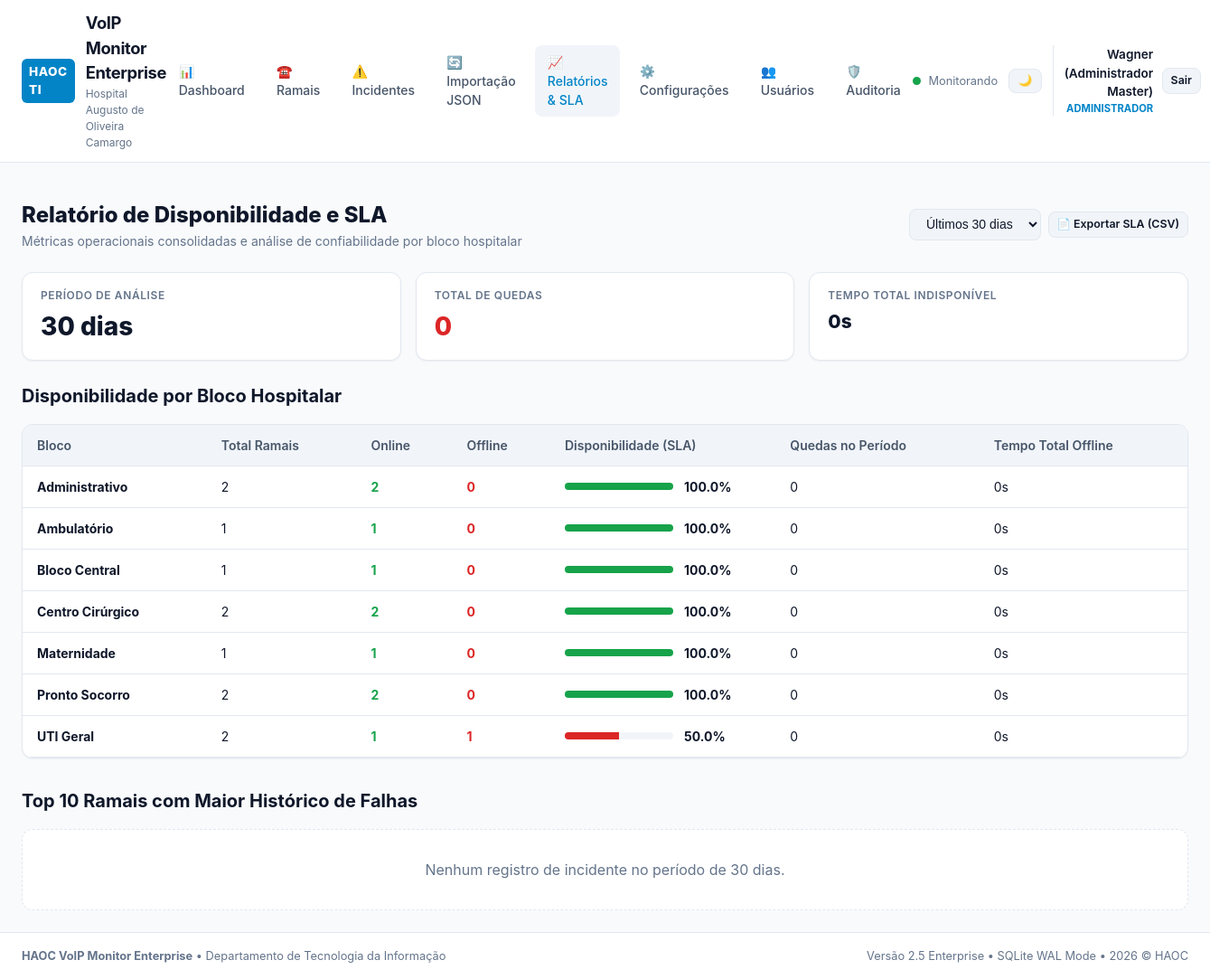
/relatorios/ (signed in), run on the app's committed database.
### haoc_voip/core/models.py (models this page shows, shortened)
class Bloco(Base):
    __tablename__ = "blocos"
    id = Column(Integer, primary_key=True, autoincrement=True)
    nome = Column(String(100), unique=True, nullable=False, index=True)
    cor = Column(String(20), default="#0284c7")  # Hex code para exibição no dashboard
    ativo = Column(Boolean, default=True, nullable=False)
    ramais = relationship("Ramal", back_populates="bloco_rel", cascade="all")

### haoc_voip/web/routes/relatorios.py (the view)
@relatorios_bp.route("/")
@login_required
def index():
    periodo_dias = request.args.get("dias", default=30, type=int)
    data_corte = datetime.utcnow() - timedelta(days=periodo_dias)
    with db.session_scope() as session_db:
        total_incidentes = session_db.query(Incidente).filter(Incidente.iniciado_em >= data_corte).count()
        tempo_total_off = (
            session_db.query(func.coalesce(func.sum(Incidente.duracao), 0))
            .filter(Incidente.iniciado_em >= data_corte)
            .scalar()
        )
        ranking_quedas = (
            session_db.query(
                Ramal.id,
                Ramal.descricao,
                Ramal.bloco,
                Ramal.ip,
                Ramal.criticidade,
                func.count(Incidente.id).label("quedas"),
                func.coalesce(func.sum(Incidente.duracao), 0).label("tempo_off"),
            )
            .join(Incidente, Incidente.ramal_id == Ramal.id)
            .filter(Incidente.iniciado_em >= data_corte)
            .group_by(Ramal.id)
            .order_by(func.count(Incidente.id).desc())
            .limit(10)
            .all()
        )
        ranking_formatado = [
            {
                "id": r[0],
                "descricao": r[1],
                "bloco": r[2],
                "ip": r[3],
                "criticidade": r[4],
                "quedas": r[5],
                "tempo_off_segundos": r[6],
                "tempo_off_formatado": Ramal._format_duration(r[6]),
            }
            for r in ranking_quedas
        ]
        blocos = session_db.query(Bloco).filter(Bloco.ativo == True).all()
        relatorio_blocos = []
        for b in blocos:
            ramais_bloco = session_db.query(Ramal).filter(Ramal.bloco == b.nome, Ramal.ativo == True).all()
            tot = len(ramais_bloco)
            online_count = sum(1 for ram in ramais_bloco if ram.status_atual == StatusRamal.ONLINE.value)
            inc_bloco = (
                session_db.query(func.count(Incidente.id), func.coalesce(func.sum(Incidente.duracao), 0))
                .join(Ramal, Incidente.ramal_id == Ramal.id)
                .filter(Ramal.bloco == b.nome, Incidente.iniciado_em >= data_corte)
                .first()
            )
            qtd_inc = inc_bloco[0] if inc_bloco else 0
            seg_inc = inc_bloco[1] if inc_bloco else 0
            disponibilidade_atual = round((online_count / tot * 100), 1) if tot > 0 else 100.0
            relatorio_blocos.append({
                "bloco": b.nome,
                "cor": b.cor,
                "total_ramais": tot,
                "online": online_count,
                "offline": tot - online_count,
                "disponibilidade_atual": disponibilidade_atual,
                "quedas_periodo": qtd_inc,
                "tempo_total_offline_formatado": Ramal._format_duration(seg_inc),
            })
    return render_template(
        "relatorios.html",
        periodo_dias=periodo_dias,
        total_incidentes=total_incidentes,
        tempo_total_off_formatado=Ramal._format_duration(tempo_total_off),
        ranking=ranking_formatado,
        relatorio_blocos=relatorio_blocos,
    )

### haoc_voip/core/database.py (called while the page is built)
    @contextmanager
    def session_scope(self) -> Generator[Session, None, None]:
        session: Session = self.SessionScoped()
        try:
            yield session
            session.commit()
        except Exception as exc:
            session.rollback()
            logger.error("Erro durante transação no banco. Rollback executado: %s", exc)
            raise
        finally:
            session.close()

### haoc_voip/core/models.py (called while the page is built, shortened)
    @staticmethod
    def _format_duration(seconds: int) -> str:
        if seconds <= 0:
            return "0s"

### haoc_voip/web/app.py (called while the page is built)
def login_required(view_func: Callable) -> Callable:
    @functools.wraps(view_func)
    def wrapper(*args: Any, **kwargs: Any):
        if "usuario_id" not in session:
            if request.is_json or request.path.startswith("/api/"):
                return jsonify({"erro": "Autenticação obrigatória.", "codigo": "UNAUTHORIZED"}), 401
            return redirect(url_for("auth.login", next=request.url))
        return view_func(*args, **kwargs)
    return wrapper

### haoc_voip/web/templates/relatorios.html (shortened to what this page needs)
{% extends "base.html" %}
{% block content %}
<div style="display: flex; justify-content: space-between; align-items: center; margin-bottom: 1.5rem; flex-wrap: wrap; gap: 1rem;">
  <div>
    <h1 style="font-size: 1.5rem; font-weight: 800;">Relatório de Disponibilidade e SLA</h1>
    <p style="color: var(--text-muted); font-size: 0.875rem;">
      Métricas operacionais consolidadas e análise de confiabilidade por bloco hospitalar
    </p>
  </div>
  <div style="display: flex; gap: 0.5rem; align-items: center;">
    <form method="GET" action="{{ url_for('relatorios.index') }}" style="display: flex; gap: 0.5rem;">
      <select name="dias" class="select" onchange="this.form.submit()">
        <option value="30" {% if periodo_dias == 30 %}selected{% endif %}>Últimos 30 dias</option>
      </select>
    </form>
    <a href="{{ url_for('relatorios.exportar_sla_csv', dias=periodo_dias) }}" class="btn btn-secondary btn-sm">
      📄 Exportar SLA (CSV)
    </a>
  </div>
</div>
<div class="metrics-grid">
  <div class="metric-card">
    <div class="label">Período de Análise</div>
    <div class="value">{{ periodo_dias }} dias</div>
  </div>
  <div class="metric-card offline">
    <div class="label">Total de Quedas</div>
    <div class="value">{{ total_incidentes }}</div>
  </div>
  <div class="metric-card">
    <div class="label">Tempo Total Indisponível</div>
    <div class="value" style="font-size: 1.3rem;">{{ tempo_total_off_formatado }}</div>
  </div>
</div>
<div style="margin-bottom: 2rem;">
  <h2 style="font-size: 1.25rem; font-weight: 700; margin-bottom: 1rem;">
    Disponibilidade por Bloco Hospitalar
  </h2>
  <div class="table-responsive">
    <table class="table">
      <thead>
        <tr>
          <th>Bloco</th>
          <th>Total Ramais</th>
          <th>Online</th>
          <th>Offline</th>
          <th>Disponibilidade (SLA)</th>
          <th>Quedas no Período</th>
          <th>Tempo Total Offline</th>
        </tr>
      </thead>
      <tbody>
        {% for b in relatorio_blocos %}
        <tr>
          <td><strong>{{ b.bloco }}</strong></td>
          <td>{{ b.total_ramais }}</td>
          <td><span style="color: var(--status-online); font-weight: 700;">{{ b.online }}</span></td>
          <td><span style="color: var(--status-offline); font-weight: 700;">{{ b.offline }}</span></td>
          <td>
            <div style="display: flex; align-items: center; gap: 0.75rem;">
              <div style="flex: 1; max-width: 120px; background: var(--bg-tertiary); height: 8px; border-radius: 4px; overflow: hidden;">
                <div style="width: {{ b.disponibilidade_atual }}%; background: {% if b.disponibilidade_atual >= 99.0 %}var(--status-online){% elif b.disponibilidade_atual >= 95.0 %}var(--status-aguardando){% else %}var(--status-offline){% endif %}; height: 100%;"></div>
              </div>
              <strong>{{ b.disponibilidade_atual }}%</strong>
            </div>
          </td>
          <td>{{ b.quedas_periodo }}</td>
          <td>{{ b.tempo_total_offline_formatado }}</td>
        </tr>
        {% endfor %}
      </tbody>
    </table>
  </div>
</div>
<div>
  <h2 style="font-size: 1.25rem; font-weight: 700; margin-bottom: 1rem;">
    Top 10 Ramais com Maior Histórico de Falhas
  </h2>
  {% if ranking %}
  <div class="table-responsive">
    <table class="table">
      <thead>
        <tr>
          <th style="width: 50px;">Pos.</th>
          <th>Ramal / Descrição</th>
          <th>Bloco</th>
          <th>Endereço IP</th>
          <th>Criticidade</th>
          <th>Quedas</th>
          <th>Tempo Total Offline</th>
          <th style="text-align: right;">Ação</th>
        </tr>
      </thead>
      <tbody>
        {% for item in ranking %}
        <tr>
          <td><strong>#{{ loop.index }}</strong></td>
          <td>
            <a href="{{ url_for('ramais.detalhe', ramal_id=item.id) }}" style="font-weight: 700; color: var(--text-primary); text-decoration: none;">
              {{ item.descricao }}
            </a>
          </td>
          <td>{{ item.bloco }}</td>
          <td><code>{{ item.ip or '-' }}</code></td>
          <td><span class="badge {{ item.criticidade|lower }}">{{ item.criticidade }}</span></td>
          <td><strong style="color: var(--status-offline);">{{ item.quedas }} queda(s)</strong></td>
          <td>{{ item.tempo_off_formatado }}</td>
          <td style="text-align: right;">
            <a href="{{ url_for('ramais.detalhe', ramal_id=item.id) }}" class="btn btn-secondary btn-sm">
              Ver Histórico
            </a>
          </td>
        </tr>
        {% endfor %}
      </tbody>
    </table>
  </div>
  {% else %}
  <div style="background: var(--bg-secondary); border: 1px dashed var(--border-color); border-radius: var(--radius-lg); padding: 2rem; text-align: center; color: var(--text-muted);">
    Nenhum registro de incidente no período de {{ periodo_dias }} dias.
  </div>
  {% endif %}
</div>
{% endblock %}

### haoc_voip/web/static/css/style.css (style rules this page uses)
:root { --bg-primary: #f8fafc; --bg-secondary: #ffffff; --bg-tertiary: #f1f5f9; --border-color: #e2e8f0; --text-primary: #0f172a; --text-secondary: #475569; --text-muted: #64748b; --color-brand: #0284c7; --color-brand-hover: #0369a1; --status-online: #16a34a; --status-online-bg: #dcfce7; --status-offline: #dc2626; --status-offline-bg: #fee2e2; --status-inativo: #64748b; --status-inativo-bg: #f1f5f9; --status-aguardando: #d97706; --status-aguardando-bg: #fef3c7; --shadow-sm: 0 1px 2px 0 rgb(0 0 0 / 0.05); --shadow-md: 0 4px 6px -1px rgb(0 0 0 / 0.1), 0 2px 4px -2px rgb(0 0 0 / 0.1); --radius-md: 8px; --radius-lg: 12px; }
* { box-sizing: border-box; margin: 0; padding: 0; }
body { font-family: -apple-system, BlinkMacSystemFont, "Segoe UI", Roboto, Helvetica, Arial, sans-serif; background-color: var(--bg-primary); color: var(--text-primary); line-height: 1.5; min-height: 100vh; display: flex; flex-direction: column; }
.metrics-grid { display: grid; grid-template-columns: repeat(auto-fit, minmax(180px, 1fr)); gap: 1rem; margin-bottom: 1.5rem; }
.metric-card { background: var(--bg-secondary); border: 1px solid var(--border-color); border-radius: var(--radius-lg); padding: 1rem 1.25rem; box-shadow: var(--shadow-sm); position: relative; overflow: hidden; }
.metric-card .label { font-size: 0.75rem; text-transform: uppercase; letter-spacing: 0.05em; color: var(--text-muted); font-weight: 600; }
.metric-card .value { font-size: 1.75rem; font-weight: 800; margin-top: 0.25rem; }
.metric-card.offline .value { color: var(--status-offline); }
.input, .select { background-color: var(--bg-tertiary); border: 1px solid var(--border-color); color: var(--text-primary); padding: 0.45rem 0.85rem; border-radius: var(--radius-md); font-size: 0.875rem; outline: none; }
.btn { display: inline-flex; align-items: center; gap: 0.4rem; padding: 0.45rem 0.9rem; border-radius: var(--radius-md); font-size: 0.875rem; font-weight: 600; cursor: pointer; border: 1px solid transparent; transition: all 0.15s ease; text-decoration: none; }
.btn-secondary { background-color: var(--bg-tertiary); color: var(--text-primary); border-color: var(--border-color); }
.btn-sm { padding: 0.25rem 0.55rem; font-size: 0.775rem; }
.table-responsive { overflow-x: auto; background: var(--bg-secondary); border: 1px solid var(--border-color); border-radius: var(--radius-lg); box-shadow: var(--shadow-sm); }
.table { width: 100%; border-collapse: collapse; text-align: left; font-size: 0.875rem; }
.table th { background: var(--bg-tertiary); padding: 0.75rem 1rem; font-weight: 600; color: var(--text-secondary); border-bottom: 1px solid var(--border-color); white-space: nowrap; }
.table td { padding: 0.75rem 1rem; border-bottom: 1px solid var(--border-color); color: var(--text-primary); }

### data on the page
Bloco: bloco "Administrativo", total_ramais "2", online "2", offline "0", disponibilidade_atual "100.0", quedas_periodo "0", tempo_total_offline_formatado "0s"
Bloco: bloco "Ambulatório", total_ramais "1", online "1", offline "0", disponibilidade_atual "100.0", quedas_periodo "0", tempo_total_offline_formatado "0s"
Bloco: bloco "Bloco Central", total_ramais "1", online "1", offline "0", disponibilidade_atual "100.0", quedas_periodo "0", tempo_total_offline_formatado "0s"
Bloco: bloco "Centro Cirúrgico", total_ramais "2", online "2", offline "0", disponibilidade_atual "100.0", quedas_periodo "0", tempo_total_offline_formatado "0s"
Bloco: bloco "Maternidade", total_ramais "1", online "1", offline "0", disponibilidade_atual "100.0", quedas_periodo "0", tempo_total_offline_formatado "0s"
Bloco: bloco "Pronto Socorro", total_ramais "2", online "2", offline "0", disponibilidade_atual "100.0", quedas_periodo "0", tempo_total_offline_formatado "0s"
Bloco: bloco "UTI Geral", total_ramais "2", online "1", offline "1", disponibilidade_atual "50.0", quedas_periodo "0", tempo_total_offline_formatado "0s"

### other printed values
{{ session.get('usuario_nome') }} "Wagner (Administrador Master)"
{{ session.get('perfil') }} "ADMINISTRADOR"
{{ periodo_dias }} "30"
{{ total_incidentes }} "0"
{{ tempo_total_off_formatado }} "0s"
